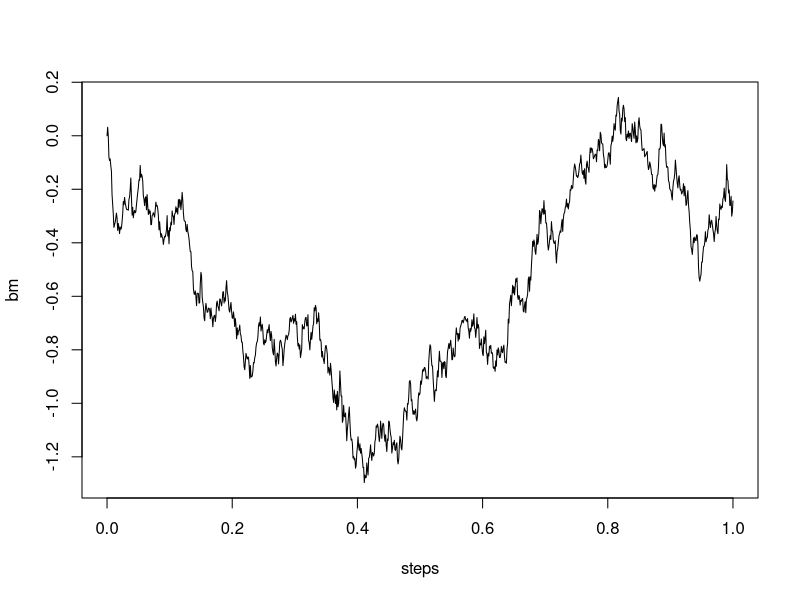

Recreate this plot in R.
# Simulating standard Brownian motion on [0, t]

n <- 1000
t <- 1
bm <- c(0, cumsum(rnorm(n, 0, sqrt(t / n))))
steps <- seq(0, t, length = n + 1)
plot(steps, bm, type = "l")
